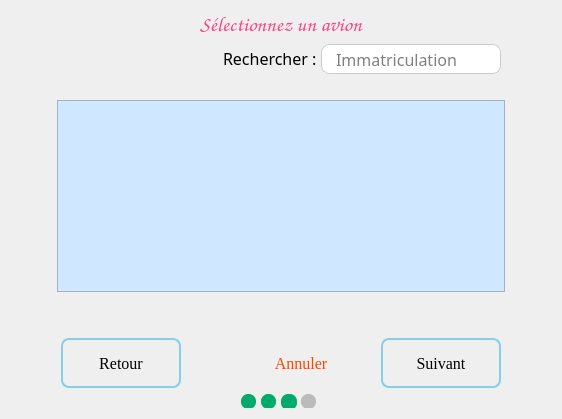
          <widget class="QWidget" name="page_27">
           <layout class="QGridLayout" name="gridLayout_7">
            <item row="0" column="1">
             <widget class="QLabel" name="label_32">
              <property name="sizePolicy">
               <sizepolicy hsizetype="Preferred" vsizetype="Fixed">
                <horstretch>0</horstretch>
                <verstretch>0</verstretch>
               </sizepolicy>
              </property>
              <property name="font">
               <font>
                <family>Comic Sans MS</family>
                <pointsize>16</pointsize>
               </font>
              </property>
              <property name="styleSheet">
               <string notr="true">color: #FF4081;</string>
              </property>
              <property name="text">
               <string>Sélectionnez un avion</string>
              </property>
              <property name="textFormat">
               <enum>Qt::TextFormat::AutoText</enum>
              </property>
              <property name="alignment">
               <set>Qt::AlignmentFlag::AlignCenter</set>
              </property>
              <property name="margin">
               <number>10</number>
              </property>
             </widget>
            </item>
            <item row="2" column="0">
             <spacer name="horizontalSpacer_13">
              <property name="orientation">
               <enum>Qt::Orientation::Horizontal</enum>
              </property>
              <property name="sizeType">
               <enum>QSizePolicy::Policy::Preferred</enum>
              </property>
              <property name="sizeHint" stdset="0">
               <size>
                <width>40</width>
                <height>20</height>
               </size>
              </property>
             </spacer>
            </item>
            <item row="5" column="1" alignment="Qt::AlignmentFlag::AlignHCenter">
             <widget class="QGroupBox" name="groupBox_25">
              <property name="sizePolicy">
               <sizepolicy hsizetype="Expanding" vsizetype="Fixed">
                <horstretch>0</horstretch>
                <verstretch>0</verstretch>
               </sizepolicy>
              </property>
              <property name="minimumSize">
               <size>
                <width>80</width>
                <height>0</height>
               </size>
              </property>
              <property name="styleSheet">
               <string notr="true">border : none;</string>
              </property>
              <property name="title">
               <string/>
              </property>
              <widget class="QPushButton" name="pushButton_91">
               <property name="geometry">
                <rect>
                 <x>0</x>
                 <y>0</y>
                 <width>15</width>
                 <height>15</height>
                </rect>
               </property>
               <property name="styleSheet">
                <string notr="true">QPushButton
{
border : none;
background-color : #04AA6D;
border-radius : 7px;
}</string>
               </property>
               <property name="text">
                <string/>
               </property>
              </widget>
              <widget class="QPushButton" name="pushButton_92">
               <property name="geometry">
                <rect>
                 <x>20</x>
                 <y>0</y>
                 <width>15</width>
                 <height>15</height>
                </rect>
               </property>
               <property name="styleSheet">
                <string notr="true">QPushButton
{
border : none;
background-color : #04aa6d;
border-radius : 7px;
}</string>
               </property>
               <property name="text">
                <string/>
               </property>
              </widget>
              <widget class="QPushButton" name="pushButton_93">
               <property name="geometry">
                <rect>
                 <x>40</x>
                 <y>0</y>
                 <width>16</width>
                 <height>16</height>
                </rect>
               </property>
               <property name="styleSheet">
                <string notr="true">QPushButton
{
border : none;
background-color : #04aa6d;
border-radius : 7px;
}</string>
               </property>
               <property name="text">
                <string/>
               </property>
              </widget>
              <widget class="QPushButton" name="pushButton_94">
               <property name="geometry">
                <rect>
                 <x>60</x>
                 <y>0</y>
                 <width>15</width>
                 <height>15</height>
                </rect>
               </property>
               <property name="styleSheet">
                <string notr="true">QPushButton
{
border : none;
background-color : #bbbbbb;
border-radius : 7px;
}</string>
               </property>
               <property name="text">
                <string/>
               </property>
              </widget>
             </widget>
            </item>
            <item row="2" column="2">
             <spacer name="horizontalSpacer_30">
              <property name="orientation">
               <enum>Qt::Orientation::Horizontal</enum>
              </property>
              <property name="sizeType">
               <enum>QSizePolicy::Policy::Preferred</enum>
              </property>
              <property name="sizeHint" stdset="0">
               <size>
                <width>40</width>
                <height>20</height>
               </size>
              </property>
             </spacer>
            </item>
            <item row="3" column="1">
             <spacer name="verticalSpacer">
              <property name="orientation">
               <enum>Qt::Orientation::Vertical</enum>
              </property>
              <property name="sizeType">
               <enum>QSizePolicy::Policy::Preferred</enum>
              </property>
              <property name="sizeHint" stdset="0">
               <size>
                <width>20</width>
                <height>40</height>
               </size>
              </property>
             </spacer>
            </item>
            <item row="4" column="0" colspan="3">
             <layout class="QHBoxLayout" name="horizontalLayout_13">
              <property name="spacing">
               <number>20</number>
              </property>
              <property name="leftMargin">
               <number>50</number>
              </property>
              <property name="rightMargin">
               <number>50</number>
              </property>
              <property name="bottomMargin">
               <number>0</number>
              </property>
              <item alignment="Qt::AlignmentFlag::AlignLeft">
               <widget class="QPushButton" name="btnretour6">
                <property name="sizePolicy">
                 <sizepolicy hsizetype="Fixed" vsizetype="Fixed">
                  <horstretch>0</horstretch>
                  <verstretch>0</verstretch>
                 </sizepolicy>
                </property>
                <property name="minimumSize">
                 <size>
                  <width>120</width>
                  <height>50</height>
                 </size>
                </property>
                <property name="maximumSize">
                 <size>
                  <width>120</width>
                  <height>50</height>
                 </size>
                </property>
                <property name="font">
                 <font>
                  <family>Georgia</family>
                  <pointsize>12</pointsize>
                 </font>
                </property>
                <property name="styleSheet">
                 <string notr="true">QPushButton {
    background: qlineargradient(x1:0, y1:0, x2:0, y2:1,
                                stop:0 #00aaff, stop:1 #f0f0f0);
    border: 2px solid skyblue;
    border-radius: 8px;
    padding: 5px;
    color: black;
}

QPushButton:hover {
    background: qlineargradient(x1:0, y1:0, x2:0, y2:1,
                                stop:0 #f0f0f0, stop:1 #00aaff);
    border: 2px solid skyblue;
}

QPushButton:pressed {
    background: qlineargradient(x1:0, y1:0, x2:0, y2:1,
                                stop:0 #f0f0f0, stop:1 #0080ff);
    border: 2px solid teal;
}</string>
                </property>
                <property name="text">
                 <string>Retour</string>
                </property>
                <property name="icon">
                 <iconset resource="ressources/icons.qrc">
                  <normaloff>:/icons/retour.png</normaloff>:/icons/retour.png</iconset>
                </property>
                <property name="iconSize">
                 <size>
                  <width>20</width>
                  <height>20</height>
                 </size>
                </property>
               </widget>
              </item>
              <item>
               <spacer name="horizontalSpacer_12">
                <property name="orientation">
                 <enum>Qt::Orientation::Horizontal</enum>
                </property>
                <property name="sizeHint" stdset="0">
                 <size>
                  <width>40</width>
                  <height>0</height>
                 </size>
                </property>
               </spacer>
              </item>
              <item alignment="Qt::AlignmentFlag::AlignRight">
               <widget class="QPushButton" name="btnAnnulerMod6">
                <property name="sizePolicy">
                 <sizepolicy hsizetype="Fixed" vsizetype="Fixed">
                  <horstretch>0</horstretch>
                  <verstretch>0</verstretch>
                 </sizepolicy>
                </property>
                <property name="minimumSize">
                 <size>
                  <width>120</width>
                  <height>50</height>
                 </size>
                </property>
                <property name="maximumSize">
                 <size>
                  <width>120</width>
                  <height>50</height>
                 </size>
                </property>
                <property name="font">
                 <font>
                  <family>Georgia</family>
                  <pointsize>12</pointsize>
                 </font>
                </property>
                <property name="styleSheet">
                 <string notr="true">QPushButton {
border : none;
color : orangered;
}
QPushButton:hover {
text-decoration : underline;
}</string>
                </property>
                <property name="text">
                 <string>Annuler</string>
                </property>
                <property name="iconSize">
                 <size>
                  <width>20</width>
                  <height>20</height>
                 </size>
                </property>
               </widget>
              </item>
              <item alignment="Qt::AlignmentFlag::AlignRight">
               <widget class="QPushButton" name="btnSuivant6">
                <property name="enabled">
                 <bool>true</bool>
                </property>
                <property name="sizePolicy">
                 <sizepolicy hsizetype="Fixed" vsizetype="Fixed">
                  <horstretch>0</horstretch>
                  <verstretch>0</verstretch>
                 </sizepolicy>
                </property>
                <property name="minimumSize">
                 <size>
                  <width>120</width>
                  <height>50</height>
                 </size>
                </property>
                <property name="maximumSize">
                 <size>
                  <width>120</width>
                  <height>50</height>
                 </size>
                </property>
                <property name="font">
                 <font>
                  <family>Georgia</family>
                  <pointsize>12</pointsize>
                 </font>
                </property>
                <property name="styleSheet">
                 <string notr="true">QPushButton {
    background: qlineargradient(x1:0, y1:0, x2:0, y2:1,
                                stop:0 #00aaff, stop:1 #f0f0f0);
    border: 2px solid skyblue;
    border-radius: 8px;
    padding: 5px;
    color: black;
}

QPushButton:hover {
    background: qlineargradient(x1:0, y1:0, x2:0, y2:1,
                                stop:0 #f0f0f0, stop:1 #00aaff);
    border: 2px solid skyblue;
}

QPushButton:pressed {
    background: qlineargradient(x1:0, y1:0, x2:0, y2:1,
                                stop:0 #f0f0f0, stop:1 #0080ff);
    border: 2px solid teal;
}</string>
                </property>
                <property name="text">
                 <string>Suivant</string>
                </property>
                <property name="icon">
                 <iconset resource="ressources/icons.qrc">
                  <normaloff>:/icons/suivant.png</normaloff>:/icons/suivant.png</iconset>
                </property>
                <property name="iconSize">
                 <size>
                  <width>20</width>
                  <height>20</height>
                 </size>
                </property>
               </widget>
              </item>
             </layout>
            </item>
            <item row="1" column="0" colspan="3">
             <layout class="QHBoxLayout" name="horizontalLayout_24">
              <property name="spacing">
               <number>0</number>
              </property>
              <property name="topMargin">
               <number>0</number>
              </property>
              <property name="rightMargin">
               <number>50</number>
              </property>
              <property name="bottomMargin">
               <number>20</number>
              </property>
              <item>
               <spacer name="horizontalSpacer_32">
                <property name="orientation">
                 <enum>Qt::Orientation::Horizontal</enum>
                </property>
                <property name="sizeHint" stdset="0">
                 <size>
                  <width>40</width>
                  <height>20</height>
                 </size>
                </property>
               </spacer>
              </item>
              <item alignment="Qt::AlignmentFlag::AlignRight">
               <widget class="QLabel" name="label_16">
                <property name="sizePolicy">
                 <sizepolicy hsizetype="Fixed" vsizetype="Fixed">
                  <horstretch>0</horstretch>
                  <verstretch>0</verstretch>
                 </sizepolicy>
                </property>
                <property name="font">
                 <font>
                  <family>Calisto MT</family>
                  <pointsize>12</pointsize>
                 </font>
                </property>
                <property name="text">
                 <string>Rechercher : </string>
                </property>
               </widget>
              </item>
              <item alignment="Qt::AlignmentFlag::AlignRight">
               <widget class="QLineEdit" name="modRechercheAvion">
                <property name="sizePolicy">
                 <sizepolicy hsizetype="Fixed" vsizetype="Fixed">
                  <horstretch>0</horstretch>
                  <verstretch>0</verstretch>
                 </sizepolicy>
                </property>
                <property name="minimumSize">
                 <size>
                  <width>150</width>
                  <height>0</height>
                 </size>
                </property>
                <property name="maximumSize">
                 <size>
                  <width>150</width>
                  <height>30</height>
                 </size>
                </property>
                <property name="font">
                 <font>
                  <family>Calisto MT</family>
                  <pointsize>12</pointsize>
                 </font>
                </property>
                <property name="styleSheet">
                 <string notr="true">QLineEdit {
border : none;
 border: 1px solid #ccc;
border-right : none;
background-color : white;
border-radius : none;
border-top-left-radius : 8px;
border-bottom-left-radius : 8px;
}</string>
                </property>
                <property name="alignment">
                 <set>Qt::AlignmentFlag::AlignCenter</set>
                </property>
                <property name="placeholderText">
                 <string>Immatriculation</string>
                </property>
               </widget>
              </item>
              <item>
               <widget class="QPushButton" name="pushButton_8">
                <property name="sizePolicy">
                 <sizepolicy hsizetype="Fixed" vsizetype="Fixed">
                  <horstretch>0</horstretch>
                  <verstretch>0</verstretch>
                 </sizepolicy>
                </property>
                <property name="minimumSize">
                 <size>
                  <width>30</width>
                  <height>30</height>
                 </size>
                </property>
                <property name="maximumSize">
                 <size>
                  <width>30</width>
                  <height>30</height>
                 </size>
                </property>
                <property name="styleSheet">
                 <string notr="true">QPushButton {
border : none;
background-color : white;
border: 1px solid #ccc;
border-left : none;
border-top-right-radius : 8px;
border-bottom-right-radius : 8px;
}</string>
                </property>
                <property name="text">
                 <string/>
                </property>
                <property name="icon">
                 <iconset theme="QIcon::ThemeIcon::SystemSearch"/>
                </property>
               </widget>
              </item>
             </layout>
            </item>
            <item row="2" column="1">
             <widget class="QTableView" name="modListeAvion">
              <property name="sizePolicy">
               <sizepolicy hsizetype="Expanding" vsizetype="Preferred">
                <horstretch>0</horstretch>
                <verstretch>0</verstretch>
               </sizepolicy>
              </property>
              <property name="font">
               <font>
                <family>Microsoft JhengHei</family>
                <pointsize>10</pointsize>
               </font>
              </property>
              <property name="styleSheet">
               <string notr="true">background-color:  #CFE8FF;
selection-background-color: lightseagreen;</string>
              </property>
              <property name="alternatingRowColors">
               <bool>true</bool>
              </property>
              <property name="selectionMode">
               <enum>QAbstractItemView::SelectionMode::SingleSelection</enum>
              </property>
              <property name="selectionBehavior">
               <enum>QAbstractItemView::SelectionBehavior::SelectRows</enum>
              </property>
              <attribute name="horizontalHeaderDefaultSectionSize">
               <number>240</number>
              </attribute>
              <attribute name="horizontalHeaderStretchLastSection">
               <bool>true</bool>
              </attribute>
              <attribute name="verticalHeaderVisible">
               <bool>false</bool>
              </attribute>
              <attribute name="verticalHeaderDefaultSectionSize">
               <number>35</number>
              </attribute>
             </widget>
            </item>
           </layout>
          </widget>
